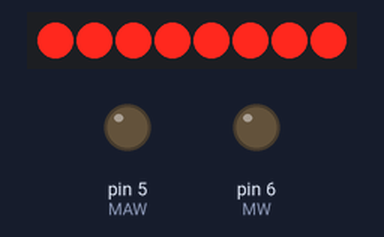
A sketch run on a simulated Arduino Uno, built with avr-gcc and run on an emulated ATmega328P. Parts: 8 shift-register outputs drawn as a row of LEDs (first output left, lit = HIGH), output pins drawn as LEDs (lit = HIGH). Wiring (inferred from the names in the program): shift register (74HC595): data pin 2; shift clock pin 3; latch pin 4; OE pin 7. Wiring (inferred from the signals the program sends): row of LEDs: on Q0, Q1, Q2, Q3, Q4, Q5, Q6, Q7. Pins used as bus, display or sensor lines are not drawn.

Above: at 0.01 s.
Timing chart, 0 to 1.6 s (numbered marks = the images above):
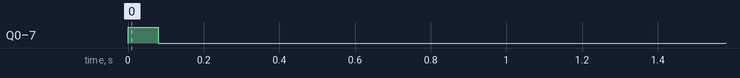

Measured:
- by itself, Q0–7: HIGH → LOW at 0.08 s

The sketch:

memset.ino
```cpp
#define SHIFT_DATA 2
#define SHIFT_CLK 3
#define SHIFT_LATCH 4
#define MAW 5
#define MW 6
#define OE 7
#define CPU_CLK 13

void outputByte(byte val)
{
  shiftOut(SHIFT_DATA, SHIFT_CLK, MSBFIRST, val);

  digitalWrite(SHIFT_LATCH, LOW);
  digitalWrite(SHIFT_LATCH, HIGH);
  digitalWrite(SHIFT_LATCH, LOW);

  delay(1);
}

void pulseClock()
{
  digitalWrite(CPU_CLK, LOW);
  digitalWrite(CPU_CLK, HIGH);
  digitalWrite(CPU_CLK, LOW);
}

void setAddress(byte addr)
{
  outputByte(addr);
  digitalWrite(MAW, LOW);
  pulseClock();
  digitalWrite(MAW, HIGH);
}

void write(byte addr, byte val)
{
  setAddress(addr);
  outputByte(val);
  digitalWrite(MW, LOW);
  pulseClock();
  digitalWrite(MW, HIGH);
}

void setup() {
  // put your setup code here, to run once:
  pinMode(SHIFT_DATA, OUTPUT);
  pinMode(SHIFT_CLK, OUTPUT);
  pinMode(SHIFT_LATCH, OUTPUT);
  pinMode(CPU_CLK, OUTPUT);
  pinMode(MAW, OUTPUT);
  pinMode(MW, OUTPUT);
  pinMode(OE, OUTPUT);

  digitalWrite(MAW, HIGH);
  digitalWrite(MW, HIGH);
  digitalWrite(OE, HIGH);

  digitalWrite(OE, LOW);

 // setAddress(16);

  write(0, 134);
  write(1, 5);
  write(2, 150);
  write(3, 5);
  write(4, 40);
  write(5, 214);
  write(6, 64);
  write(7, 249);
  write(64, 249);
  /*write(9, 12);
  write(10, 238);
  write(11, 4u);
  write(12, 249);
 */
  digitalWrite(OE, HIGH);
  pinMode(CPU_CLK, INPUT);
  pinMode(MAW, INPUT);
  pinMode(MW, INPUT);
}

void loop() {
  // put your main code here, to run repeatedly:

}
```
